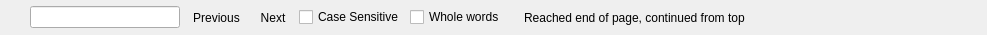
<?xml version="1.0" encoding="UTF-8"?>
<ui version="4.0">
 <class>FindWidget</class>
 <widget class="QWidget" name="FindWidget">
  <property name="geometry">
   <rect>
    <x>0</x>
    <y>0</y>
    <width>987</width>
    <height>35</height>
   </rect>
  </property>
  <property name="windowTitle">
   <string>Form</string>
  </property>
  <layout class="QGridLayout">
   <property name="margin">
    <number>0</number>
   </property>
   <property name="spacing">
    <number>0</number>
   </property>
   <item row="0" column="0">
    <layout class="QHBoxLayout">
     <property name="spacing">
      <number>6</number>
     </property>
     <property name="margin">
      <number>0</number>
     </property>
     <item>
      <widget class="QToolButton" name="toolClose">
       <property name="text">
        <string/>
       </property>
       <property name="icon">
        <iconset resource="../resources/resources.qrc">
         <normaloff>:/images/cross.png</normaloff>:/images/cross.png</iconset>
       </property>
       <property name="autoRaise">
        <bool>true</bool>
       </property>
      </widget>
     </item>
     <item>
      <widget class="QLineEdit" name="editFind">
       <property name="sizePolicy">
        <sizepolicy hsizetype="Fixed" vsizetype="Fixed">
         <horstretch>0</horstretch>
         <verstretch>0</verstretch>
        </sizepolicy>
       </property>
       <property name="minimumSize">
        <size>
         <width>150</width>
         <height>0</height>
        </size>
       </property>
      </widget>
     </item>
     <item>
      <widget class="QToolButton" name="toolPrevious">
       <property name="text">
        <string>Previous</string>
       </property>
       <property name="icon">
        <iconset resource="../resources/resources.qrc">
         <normaloff>:/images/previous.png</normaloff>:/images/previous.png</iconset>
       </property>
       <property name="toolButtonStyle">
        <enum>Qt::ToolButtonTextBesideIcon</enum>
       </property>
       <property name="autoRaise">
        <bool>true</bool>
       </property>
      </widget>
     </item>
     <item>
      <widget class="QToolButton" name="toolNext">
       <property name="minimumSize">
        <size>
         <width>0</width>
         <height>0</height>
        </size>
       </property>
       <property name="text">
        <string>Next</string>
       </property>
       <property name="icon">
        <iconset resource="../resources/resources.qrc">
         <normaloff>:/images/next.png</normaloff>:/images/next.png</iconset>
       </property>
       <property name="toolButtonStyle">
        <enum>Qt::ToolButtonTextBesideIcon</enum>
       </property>
       <property name="autoRaise">
        <bool>true</bool>
       </property>
       <property name="arrowType">
        <enum>Qt::NoArrow</enum>
       </property>
      </widget>
     </item>
     <item>
      <widget class="QCheckBox" name="sensitiveCase">
       <property name="text">
        <string>Case Sensitive</string>
       </property>
      </widget>
     </item>
     <item>
      <widget class="QCheckBox" name="wholeWords">
       <property name="text">
        <string>Whole words</string>
       </property>
      </widget>
     </item>
     <item>
      <widget class="QFrame" name="labelWrapped">
       <property name="frameShape">
        <enum>QFrame::Box</enum>
       </property>
       <property name="frameShadow">
        <enum>QFrame::Raised</enum>
       </property>
       <property name="lineWidth">
        <number>0</number>
       </property>
       <layout class="QGridLayout">
        <property name="margin">
         <number>0</number>
        </property>
        <property name="spacing">
         <number>0</number>
        </property>
        <item row="0" column="0">
         <layout class="QHBoxLayout">
          <property name="spacing">
           <number>6</number>
          </property>
          <property name="margin">
           <number>0</number>
          </property>
          <item>
           <widget class="QLabel" name="label">
            <property name="text">
             <string/>
            </property>
            <property name="pixmap">
             <pixmap>:/images/images/wrap.png</pixmap>
            </property>
           </widget>
          </item>
          <item>
           <widget class="QLabel" name="label_2">
            <property name="text">
             <string>Reached end of page, continued from top</string>
            </property>
           </widget>
          </item>
         </layout>
        </item>
       </layout>
      </widget>
     </item>
     <item>
      <spacer>
       <property name="orientation">
        <enum>Qt::Horizontal</enum>
       </property>
       <property name="sizeHint" stdset="0">
        <size>
         <width>41</width>
         <height>21</height>
        </size>
       </property>
      </spacer>
     </item>
    </layout>
   </item>
  </layout>
 </widget>
 <resources>
  <include location="../resources/resources.qrc"/>
  <include location="../resources/resources.qrc"/>
 </resources>
 <connections/>
</ui>
